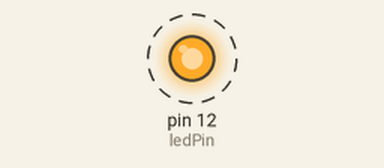
The program below on a simulated Raspberry Pi (header pin numbers). On the bench: output pins drawn as LEDs (lit = HIGH). Dashed ring = blinking. What the program prints to the terminal is not drawn. At 12.0 s the program stops and its outputs stay as they are.

Above: at 0.5 s.
Timing chart, 0 to 4.6 s (numbered marks = the images above):
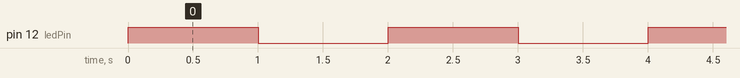

Measured:
- by itself, pin 12 (ledPin): alternates HIGH for 1.0 s and LOW for 1.0 s, 12 changes in all, then stays LOW

The program:

gpio.py
```python
# kitabxana elavesi
import RPi.GPIO as GPIO 	# GPIO qisaltmasindan istifade et
import time 				# sleep(saniye) funksiyasi ucun

ledPin = 12					# pin nomresi
tekrar = 6

# pin teyinati
GPIO.setwarnings(False)  	# xeberdarliqlari sondur
GPIO.setmode(GPIO.BOARD) 	# fiziki pin nomrelenme sxemi
GPIO.setup(ledPin, GPIO.OUT)# pin 12 cixish olaraq teyin edilir

# sonsuz/sonlu dovre
for deyishen in range(0,tekrar):
    GPIO.output(ledPin, GPIO.HIGH)  # pin 12 qosh
    time.sleep(1)					# 1 san gozle
    GPIO.output(ledPin, GPIO.LOW)  	# pin 12 sondur
    time.sleep(1)

GPIO.cleanup()   					# pinlerin veziyyetini sifirla
print "Ok"

# Proqrami yarida saxlamaq ucun Ctrl+C
```
